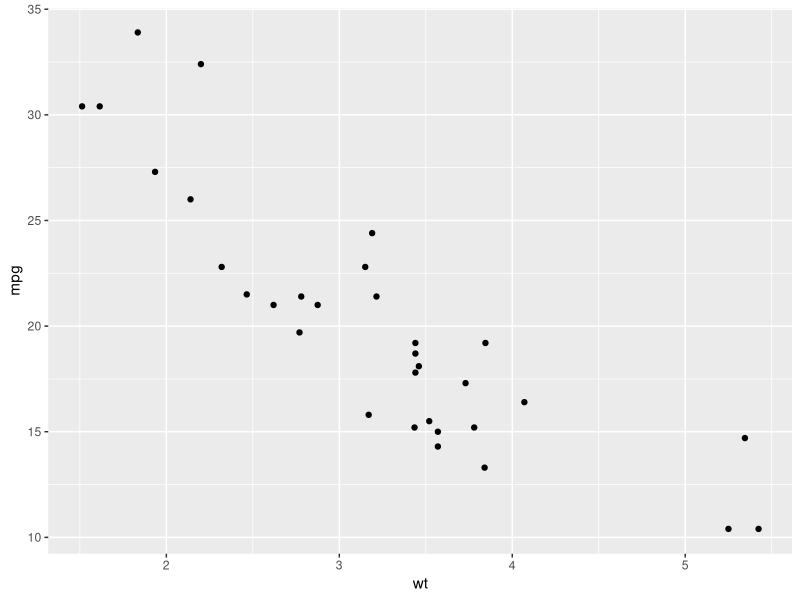
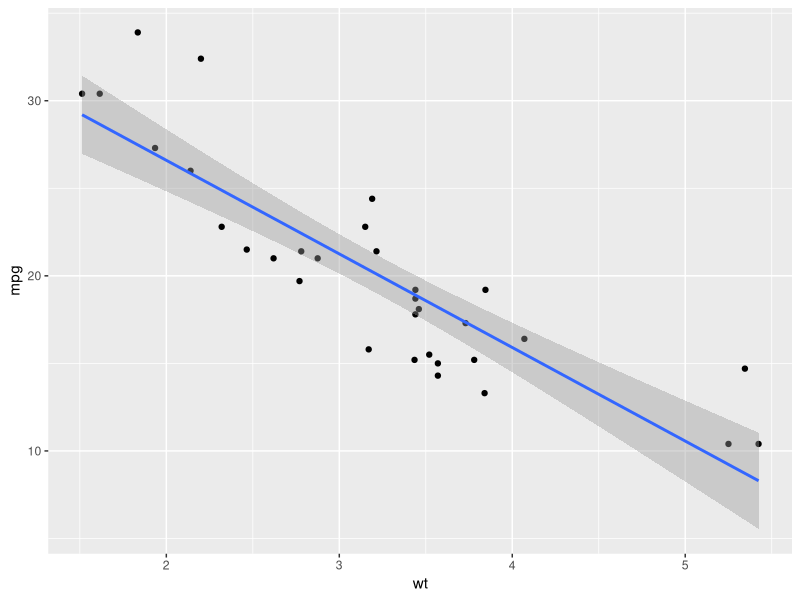
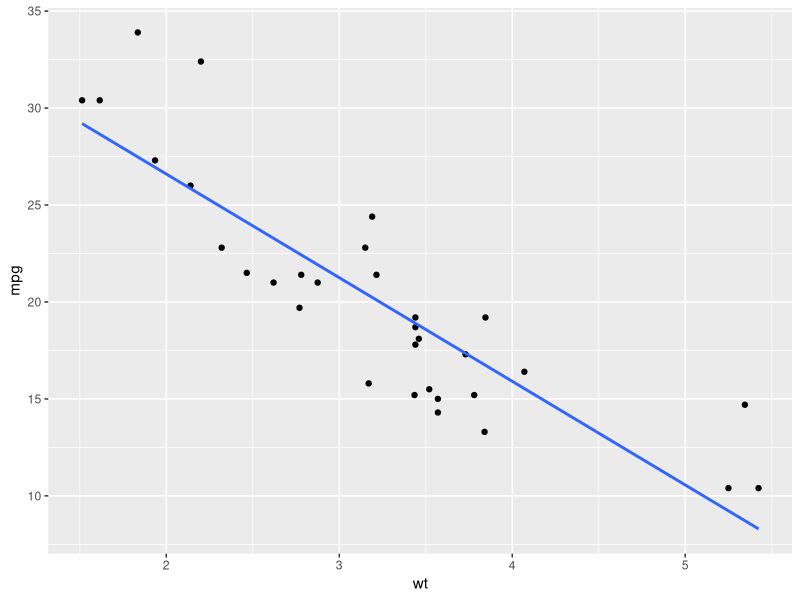

The R source for these figures, in order:
#lm => linear model
#NOTE: y ~ x means y is dependent, x is independent
lm(mpg~wt, data = mtcars)
#From the above, we see that model is estimated as
#mpg = 37.285 - 5.344*wt

#Plotting the regression curve
library(ggplot2)
#Points
fit = ggplot(mtcars, aes(x = wt, y = mpg))
fit + geom_point()
#Best fitting line
fit + geom_point() + geom_smooth(method = "lm", se = TRUE)
fit + geom_point() + geom_smooth(method = "lm", se = FALSE)
